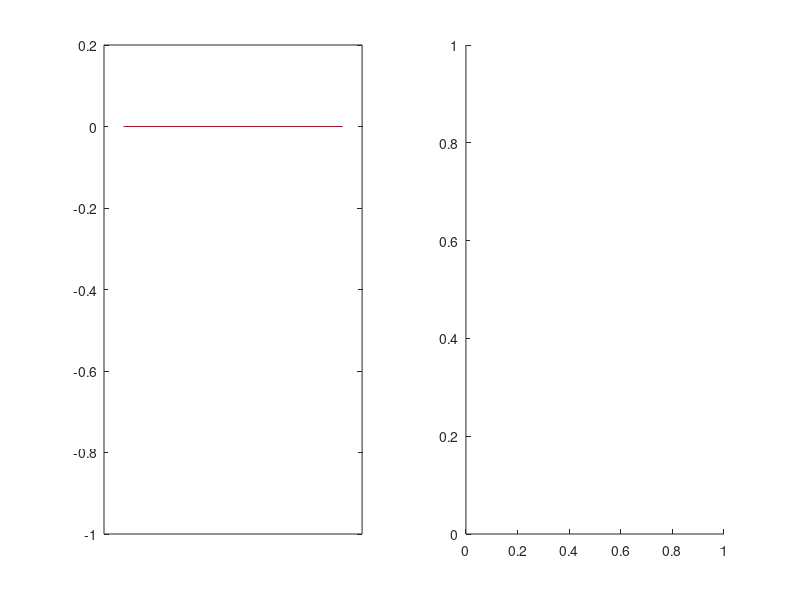

MATLAB code to generate this figure: (Note: this script raises an error after producing the figure.)
clear all;
clc ;

% initialize file path
optimizedDataFolder  = './ext/optimizedData/' ;
addpath(optimizedDataFolder) ;

representationType = {'AuditorySpectrum','AuditorySpectrogram', 'AuditoryMPS', 'AuditorySTRF', ...
                      'FourierSpectrum', 'FourierSpectrogram',  'FourierMPS'} ;

%representationType = {'AuditorySpectrogram_250Hz','AuditorySpectrum_250Hz','AuditorySTRF_250'} ;
                  
%results variables
corrs = zeros(length(representationType), 12) ;
pvals = zeros(length(representationType), 12) ;
fileNameOnly = [] ;
h = figure;
nReps = length(representationType);
for ri = 1:nReps
    fileList = dir(strcat(optimizedDataFolder,'optim_',representationType{ri}, '_*.mat')) ;
    nbFiles = length(fileList) ;
    fileNameOnly = [] ;
    disp(representationType{ri}) ;
    for fi = 1:nbFiles
       tempFileName = strsplit(fileList(fi).name,{'_','.mat'}) ;
       fileNameOnly = [fileNameOnly tempFileName(3)] ;
       load(fileList(fi).name) ;
       [corrs(ri,fi), pvals(ri,fi)] = corr(meanMatDis,kernel) ;
       
       subplot(nReps, nbFiles, (ri-1)*nbFiles+fi)
       plot(correlations);
       if (ri-1)*nbFiles+fi <= nbFiles
           title(fileNameOnly(end));
       end
       if mod((ri-1)*nbFiles+fi-1, nbFiles)==0
           ylabel(representationType{ri});
       end
       set(gca,'fontsize', 4);
       set(gca,'Xticklabel',[]);
       %subplot(nReps, nbFiles, (ri-1)*nbFiles+fi)
       %plot(sigmas);
       
       %title(strcat(representationType{ri},'_',fileNameOnly(end)));
    end
end

saveas(h, 'all_correlations.eps');
%pause;
%fileNameOnly = [fileNameOnly 'Patil2012' 'Grey1977' 'Grey1978'] ;

%% plot all timbre spaces

subplot(121)
plot(corrs(:,:)')
xticks(linspace(1,nbFiles,nbFiles))
xticklabels(fileNameOnly)
xtickangle(45)
axis([0 13 -1 .2])
subplot(122)
boxplot(squeeze(correlationTab(:,1,:)),'labels',fileNameOnly)

xtickangle(45)
axis([0 13 -1 .2])

%% plot all timbre spaces
figure
boxplot(squeeze(correlationTab(:,1,:))','labels',representationType)
xtickangle(45)
axis([0 8 -1 .2])


